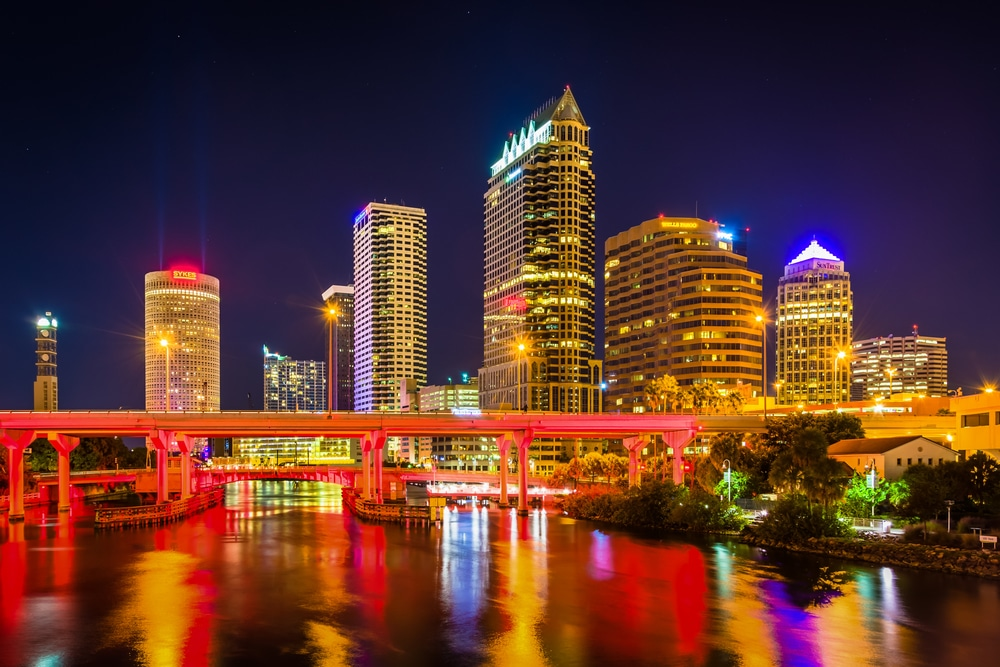
#> input picture Python/Test Images/tampa.jpg, 1000 x 667 px
$ python SuperRes.py   (older library calls are emulated)
#> lines starting #> are read from the running program, lines starting #| are printed output that depends on the picture
### Python/Utils.py
import cv2
import numpy as np
from scipy import sparse

def flatten_by_channel(x):
    r = x[:,:,0].flatten()
    g = x[:,:,1].flatten()
    b = x[:,:,2].flatten()

    return np.concatenate((r, g, b))

def un_flatten_by_channel(x, shape):
    c_len = shape[0]*shape[1]
    r = x[0:c_len].reshape(shape[0:2])
    g = x[c_len:2*c_len].reshape(shape[0:2])
    b = x[2*c_len:].reshape(shape[0:2])

    return cv2.merge((r, g, b))

# [77 lines left out: functions un_flatten_by_channel_super_res, get_bayer_decimator, get_bayer_decimation_matrix, not called in this run]

def get_identity_like(A):
    data = [1] * A.shape[0]
    rows = cols = np.arange(start=0, stop=A.shape[0])

    return sparse.coo_matrix((data, (rows, cols)), A.shape)

# [16 lines left out: function get_init_demosaic, not called in this run]

def get_super_res_shrink_matrix(x):
    # Construct A, which selects bottom right of each quad of pixels
    data = []
    rows = []
    cols = []

    curr_row = 0

    h, w, c = x.shape
    # First the reds
    i = 0
    while i < h:
        i = i + 1 # Odd rows
        j = 0
        while j < w:
            j = j + 1 # odd columns
            data.append(1)
            rows.append(curr_row)
            cols.append((w*i)+j)
            curr_row = curr_row + 1
            j = j + 1
        i = i + 1

    # Greens
    i = 0
    while i < h:
        i = i + 1
        j = 0
        while j < w:
            j = j + 1 # odd columns
            data.append(1)
            rows.append(curr_row)
            cols.append((w*i)+j+h*w)
            curr_row = curr_row + 1
            j = j + 1
        i = i + 1

    # Blues
    i = 0
    while i < h:
        i = i + 1
        j = 0
        while j < w:
            j = j + 1 # odd columns
            data.append(1)
            rows.append(curr_row)
            cols.append((w*i)+j+h*w*2)
            curr_row = curr_row + 1
            j = j + 1
        i = i + 1

    return sparse.coo_matrix((data, (rows, cols)), (h*w*c//4, h*w*c))

def get_init_super_res(x):
    a = cv2.resize(x, (x.shape[0]*2, x.shape[1]*2))
    cv2.imshow("Init guess", a)
    cv2.waitKey(0)
    return a

'''
a = np.arange(12*2*2).reshape((4,4,3))
shrink = get_super_res_shrink_matrix(a)

print(a)
#print(flatten_by_channel(a))
print(shrink.todense()@flatten_by_channel(a))
res = shrink.todense()@flatten_by_channel(a)
res = res.flatten()[0,:].T
print(res.shape)
print(un_flatten_by_channel(res, (2,2)))
'''

### Python/SuperRes.py
import cv2
import numpy as np
import imutils
from Utils import get_super_res_shrink_matrix, flatten_by_channel, un_flatten_by_channel, get_identity_like, get_init_super_res
from scipy import sparse
from scipy.sparse import linalg
from scipy import signal
import pypher

iters = 10

im = imutils.resize(cv2.imread("Test Images/tampa.jpg"), height=300)
im = im[:300, :300, :]
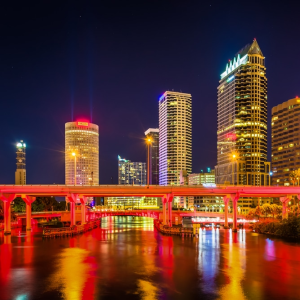
#> im: shape (300, 300, 3); mean B, G, R 44.9, 53.6, 95.4

super_shape = (600, 600, 3)

z = flatten_by_channel(im).astype(np.float)/255.0

up_im = get_init_super_res(im)
#> in get_init_super_res, `a = cv2.resize(x, (x.shape[0]*2, x.shape[1]*2))`:
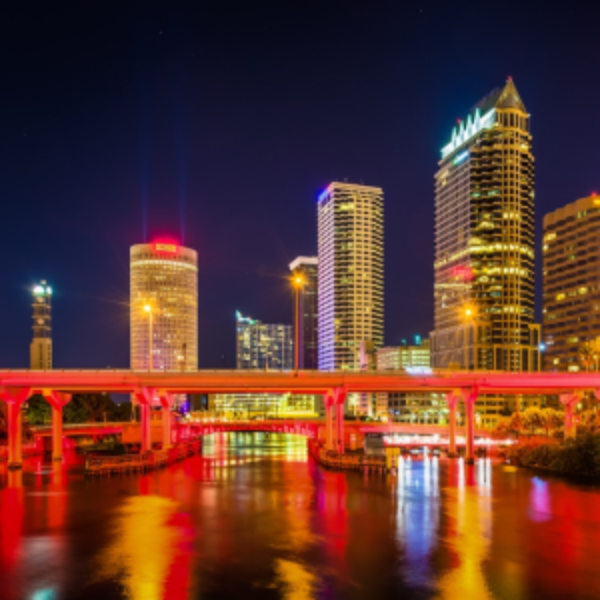
#> a: shape (600, 600, 3); mean B, G, R 44.8, 53.6, 95.4
x_bar = x = flatten_by_channel(up_im) / 255.0
A = get_super_res_shrink_matrix(up_im)

phi0 = 0.1
phi1 = 1
phi2 = 0.25
n = 0.002

def K0(x): #gradient

    x = un_flatten_by_channel(x, super_shape)
#> in un_flatten_by_channel, `r = x[0:c_len].reshape(shape[0:2])`:
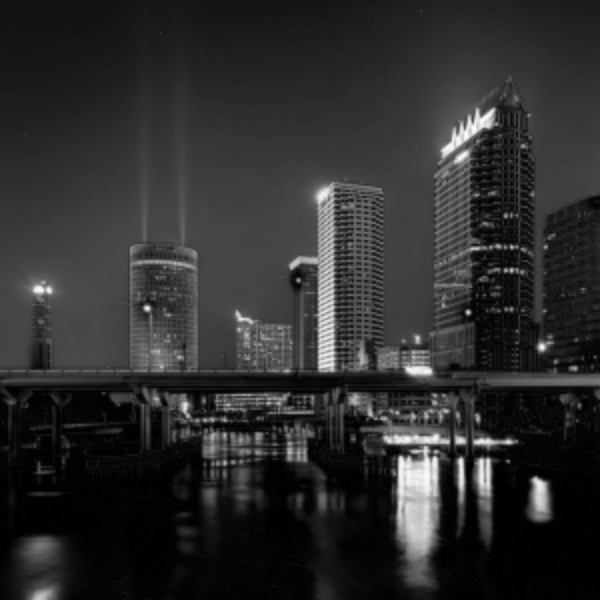
#> r: shape (600, 600) float64; min 0, max 0.992, mean 0.176
#> in un_flatten_by_channel, `g = x[c_len:2*c_len].reshape(shape[0:2])`:
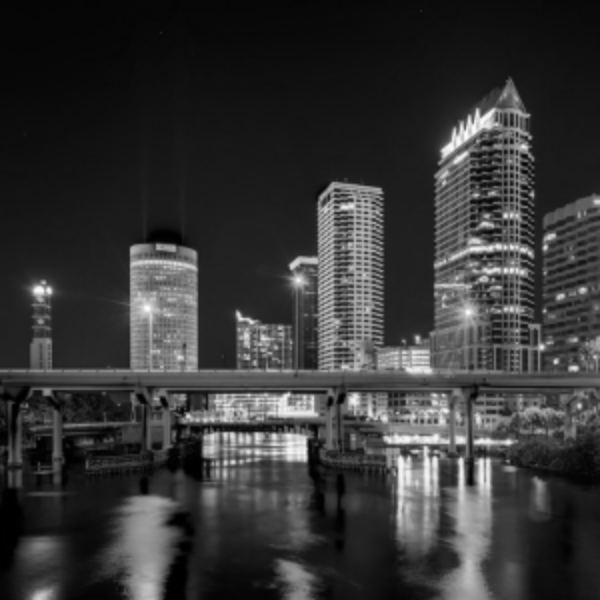
#> g: shape (600, 600) float64; min 0, max 0.992, mean 0.21
#> in un_flatten_by_channel, `b = x[2*c_len:].reshape(shape[0:2])`:
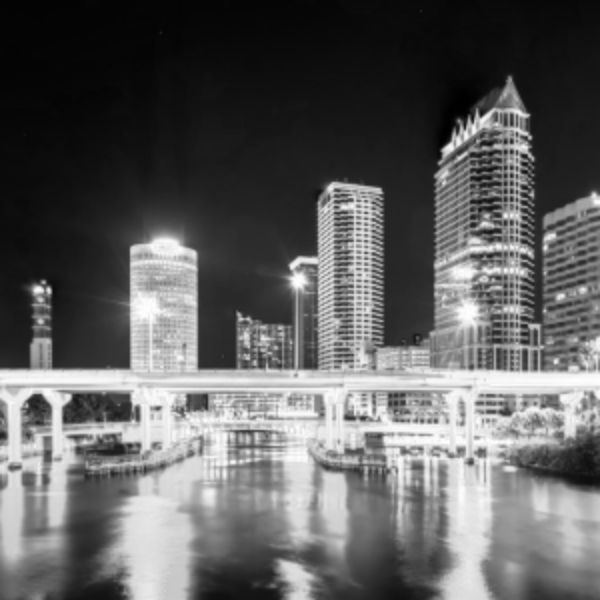
#> b: shape (600, 600) float64; min 0, max 0.996, mean 0.374

    GradX = np.array([[-1, 1, 0]])
    GradY = GradX.T

    dX = cv2.filter2D(x, -1, GradX, borderType=cv2.BORDER_REPLICATE)
    dY = cv2.filter2D(x, -1, GradY, borderType=cv2.BORDER_REPLICATE)

    dX = flatten_by_channel(dX)[:, np.newaxis]
    dY = flatten_by_channel(dY)[:,np.newaxis]

    return np.concatenate((dX, dY), axis=1)

def K1(x):
    return x

def K0_transpose(x): # transpose gradient op
    x1 = un_flatten_by_channel(x[:, 0], super_shape)
    x2 = un_flatten_by_channel(x[:, 1], super_shape)

    GradX = np.array([[-1, 1, 0]]).T
    GradY = GradX.T

    dX = cv2.filter2D(x1, -1, GradX, borderType=cv2.BORDER_REPLICATE)
    dY = cv2.filter2D(x2, -1, GradY, borderType=cv2.BORDER_REPLICATE)

    return flatten_by_channel(dX+dY)

def K1_transpose(x):
    return x.flatten()

def L1NormProx(v, thresh):
    v_sign = np.sign(v)
    v = np.abs(v) - thresh
    v[v<0] = 0
    assert v.min() >= 0

    return (v*v_sign)+0

def NLMProx(v):
    # tonemap
    v_min = v.min()
    v_max = x.max()

    if ((v_min - v_max) == 0) and v_max == 0:
        return v * 0


    v = (v - v_min) / (v_max - v_min)
    v = v * 255
    v = v.astype(np.uint8)

    v = un_flatten_by_channel(v, super_shape)

    #cv2.imshow("Before NLM", v)

    v = cv2.fastNlMeansDenoisingColored(v)
    #cv2.imshow("After NLM", v)
    #cv2.waitKey(0)
    v = flatten_by_channel(v).astype(float) / 255.0

    v = v * (v_max - v_min)
    v = v + v_min

    return v

y = np.concatenate((K0(x), K1(x)[:, np.newaxis]), axis=1)
#> in K0, `dX = cv2.filter2D(x, -1, GradX, borderType=cv2.BORDER_REPLICATE)`:
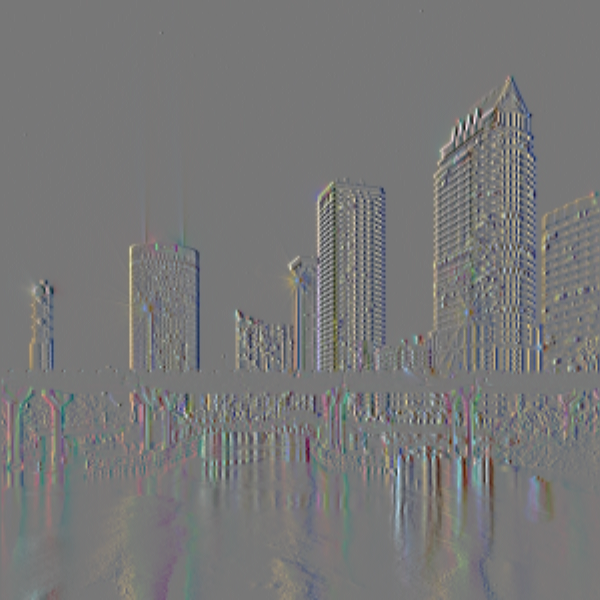
#> dX: shape (600, 600, 3) float64; mean of channels 0, 1, 2 -9.14e-06, 0.00019, 0.000245; drawn with min black and max white
#> in K0, `dY = cv2.filter2D(x, -1, GradY, borderType=cv2.BORDER_REPLICATE)`:
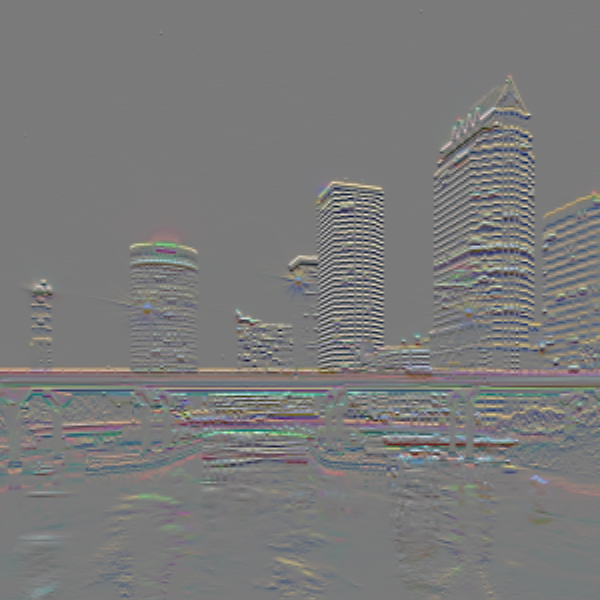
#> dY: shape (600, 600, 3) float64; mean of channels 0, 1, 2 -6.76e-05, 0.00025, 0.000523; drawn with min black and max white

#mask z

gamma = 40
tau = 0.9/gamma
theta = 1

def penalty_op():
    tv_v = y[:, 0:2] + (gamma*K0(x_bar))
    nlm_v = y[:, 2] + (gamma*K1(x_bar))
    y[:, 0:2] = phi0*(tv_v - (gamma*L1NormProx(tv_v/gamma, 1/gamma)))
    y[:, 2] = phi1*(nlm_v - (gamma*NLMProx(nlm_v/gamma)))
    return y

def apply_K_transpose(x):
    return K0_transpose(x[:, 0:2]) + K1_transpose(x[:, 2])

def data_fidelity_op():
    left = A.T@A
    left = left*tau/n
    left = left + get_identity_like(left)

    v = x - (tau*apply_K_transpose(y))

    print(z.shape)
    print(A.T.shape)

    right = A.T@z
    right = right*tau/n
    right = right + v

    return linalg.cg(left, right)

def extrapolation(x_new, x_old):
    return x_new + (theta*(x_new - x_old))

initial = None
for _ in range(iters):
    y = penalty_op()
    x_old = x
    x, _ = data_fidelity_op()
    x_bar = extrapolation(x, x_old)

    print(x.min())
    print(x.max())
    print()

    reconstructed_im = un_flatten_by_channel(x, super_shape)
    reconstructed_im = (reconstructed_im-reconstructed_im.min())/(reconstructed_im.max()-reconstructed_im.min())
    reconstructed_im = reconstructed_im * 255
    reconstructed_im[reconstructed_im < 0] = 0
    reconstructed_im[reconstructed_im > 255] = 254
    reconstructed_im = reconstructed_im.astype(np.uint8)

    if (initial is None):
        initial = reconstructed_im.copy()

    cv2.imshow("x", reconstructed_im)
    cv2.waitKey(10)
#> this loop made 10 passes
#> (printed output is left out)

print("Done")
cv2.imshow("x0", initial)
cv2.waitKey(0)
